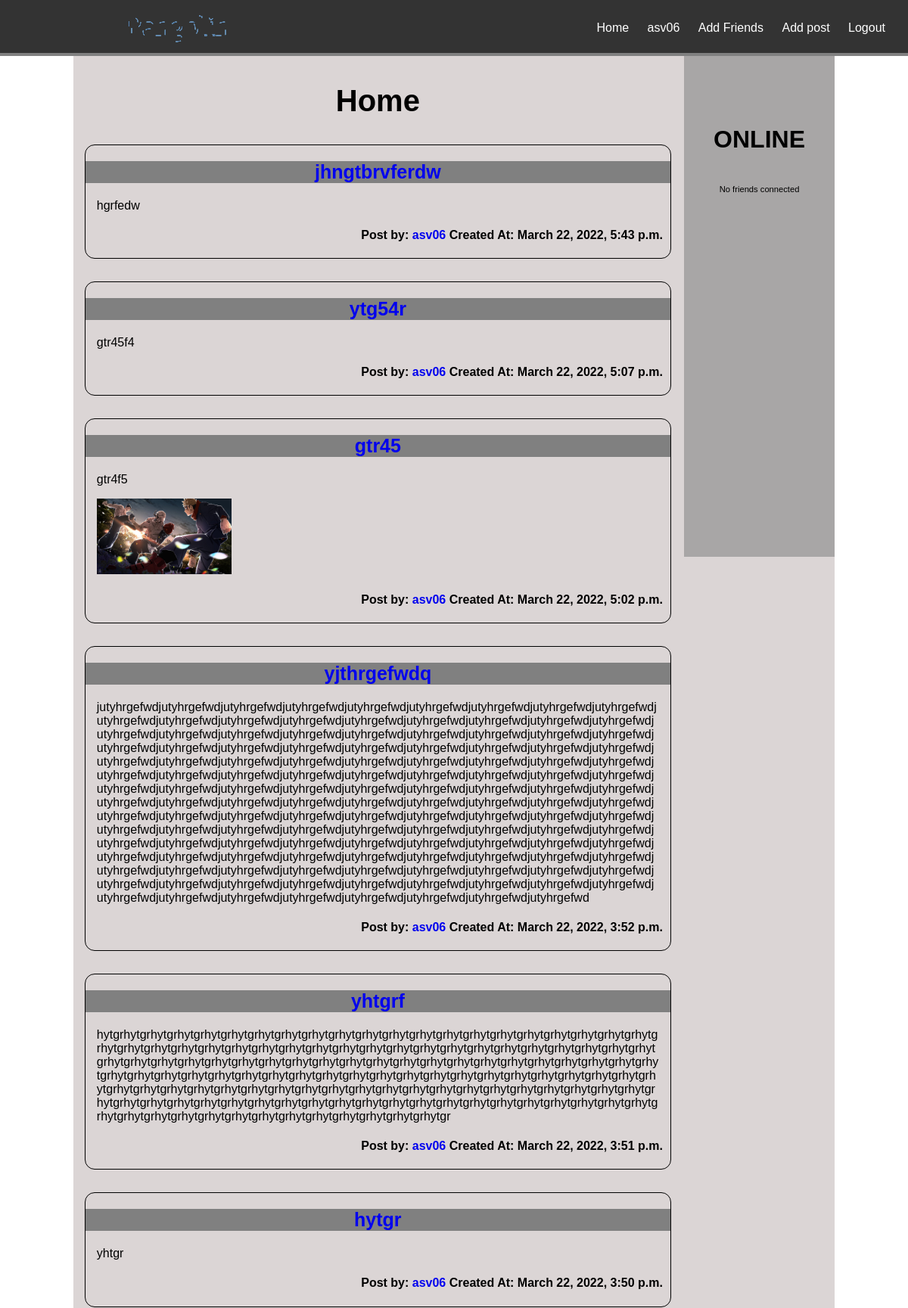
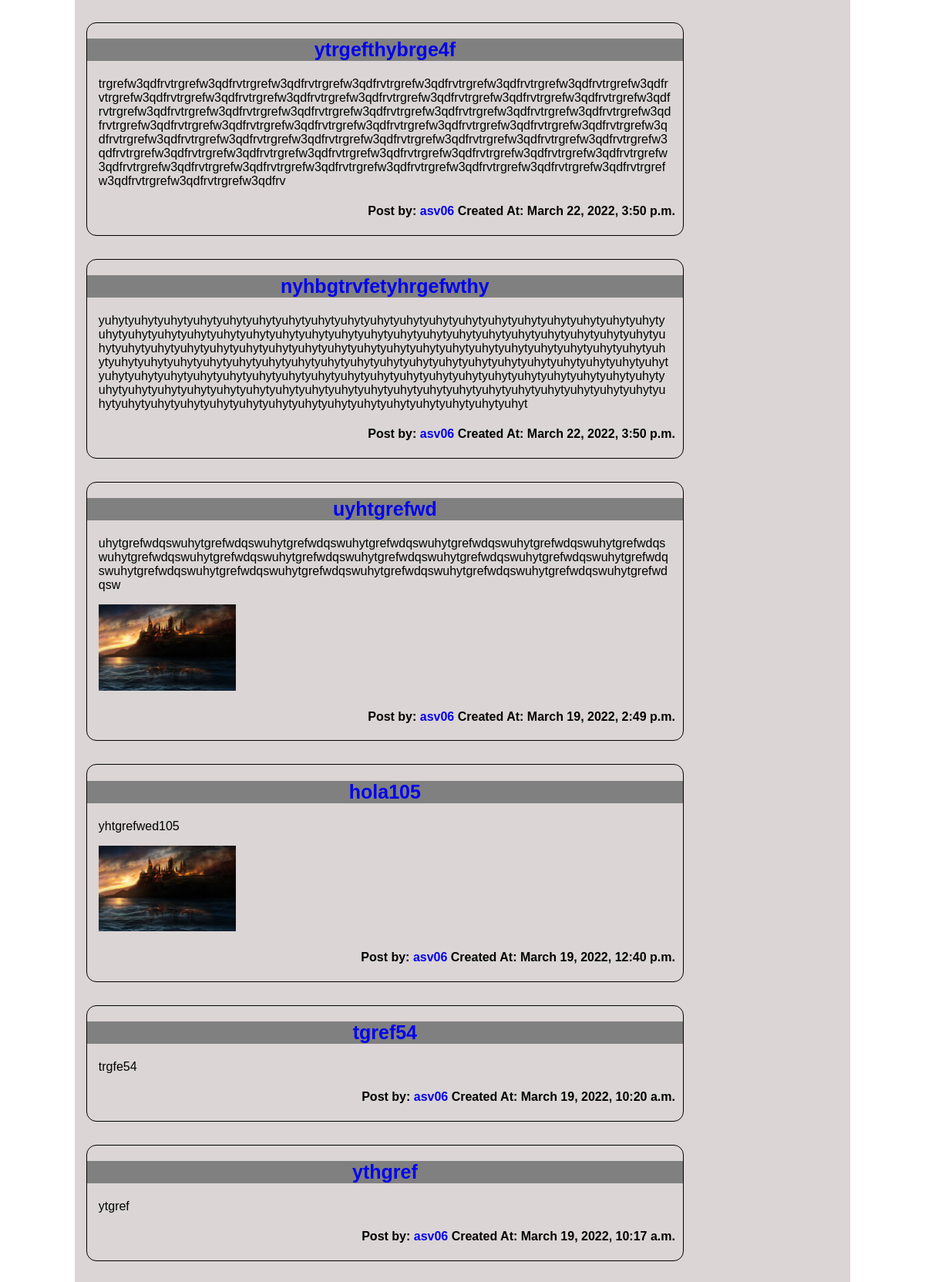
/home (signed in, upper part), run on the app's committed database (2 pictures, top to bottom).
### pangolin/models.py (models this page shows, shortened)
class Post(models.Model):
    title = models.CharField(max_length=50)
    description = models.TextField()
    created_at = models.DateTimeField('created',auto_now_add=True)
    image = models.ImageField(upload_to='userImages',blank=True, default=None)
    author = models.ForeignKey(User, on_delete=models.CASCADE, null=True)
    def get_absolute_url(self):
        return reverse('post_details', kwargs={'post_id':self.id})
    def get_absolute_url2(self):
        return reverse('profile_user', kwargs={'username':self.author})

### pangolin/views.py (the view)
# urls.py: 2. Add a URL to urlpatterns:  path('', views.home, name='home')
@login_required(login_url='/login')
def home(request):
    post_objs = Post.objects.all().order_by('-created_at')
    obj = get_object_or_404(UserPangolin, username=request.user.username)
    listaDeAmigos = obj.friends.all()
    logged_users=[user.user for user in LoggedUser.objects.all()]
    listaDePosts = []
    for post in post_objs:
        x = get_object_or_404(UserPangolin, username=post.author.username)
        if x in listaDeAmigos or x == obj:
            listaDePosts.append(post)
    print(logged_users)
    print(listaDeAmigos)
    listaDeAmigosConectados = []
    for user in logged_users:
        userPan = get_object_or_404(UserPangolin, username=user.username)
        if userPan in listaDeAmigos and user != obj:
            listaDeAmigosConectados.append(userPan)
    print("LISTA DE AMIGOS CONECTADOS", listaDeAmigosConectados)
    context = {
        'posts' : listaDePosts,
        'user' : obj,
        'friends_conected':listaDeAmigosConectados,
    }
    return render(request, 'home.html', context)

### pangolin/models.py (called while the page is built)
    def get_absolute_url(self):
        return reverse('profile_user', kwargs={'username':self.username})

### pangolin/templates/home.html (shortened to what this page needs)
{% load static %}
<!DOCTYPE html>
<html>
<head><title>Home</title>
    <link href='{% static "css/home.css" %}' rel="stylesheet" type="text/css">
</head>
<body>
    <header id="main-header">
        <a id="logo-header" href="{% url 'home' %}">
        </a>
        <nav>
            <ul>
                <li><a href="{% url 'home' %}">Home</a></li>
                <li><a href="{{ user.get_absolute_url }}">{{user.username}}</a></li>
                <li><a href="{% url 'add_friends' %}">Add Friends</a></li>
                <li><a href="{% url 'add_post' %}">Add post</a></li>
                <li><a href="{% url 'logout' %}">Logout</a></li>
            </ul>
        </nav>
    </header>
    <div id="container">
        <section id="content">
            <h1 class="title"> Home </h1>
            {% for post in posts %}
                <article class="article">
                    <p>
                        <a href="{{ post.get_absolute_url }}">
                            <h2 class="articlePostTitle">{{post.title}}</h2>
                        </a>
                        <p>{{post.description}}</p>
                        {% if post.image.url != None %}
                            <p class="imagePost" ><img src="{{ post.image.url }}"></p>
                        {% endif %}
                        <h4>Post by: <a href="{{ post.get_absolute_url2 }}">{{post.author}} </a>Created At: {{post.created_at}}</h4>
                    </p>
                </article>
            {% endfor %}
        </section>
        <aside>
            <article class="asideArticle">
                <h1>ONLINE</h1>
                <div>
                    {% if friends_conected %}
                        {% for user in friends_conected %}
                            <p>
                                <h2><a href="{{ user.get_absolute_url }}">{{user.username}}</a></h2>
                                <h2>{{user.get_full_name}}</h2>
                                <p id="lastp"></p>
                            </p>
                        {% endfor %}
                    {% else %}
                        <p>No friends connected</p>
                    {% endif %}
                </div>
            </article>
        </aside>
    </div>
</body>
</html>

### pangolin/static/css/home.css (style rules this page uses)
#main-header { background: #333; color: white; height: 70px; width: 100%; left: 0; top: 0; position: fixed; border-bottom: gray solid 4px; }
#main-header a { color: white; }
#logo-header { float: left; padding: 9px 0 0 20px; text-decoration: none; margin-left: 65px; }
nav { float: right; }
nav ul { margin: 0; padding: 0; list-style: none; padding-right: 20px; }
nav ul li { display: inline-block; line-height: 15px; margin-top: 25px; }
nav ul li a { display: block; padding: 4px 10px; text-decoration: none; font-size: 1rem; }
body { font-family: Arial, Helvetica, sans-serif; }
#container { width: 85%; margin: 0px auto; background: rgb(219, 213, 213); }
.title { margin-top: 75px; padding-top: 28px; text-align: center; font-size: 2.5rem; margin-bottom: 35px; }
#content { float: left; width: 80%; background: rgb(219, 213, 213); min-height: 500px; }
aside { float: right; width: calc(20% - 22px); min-height: 668px; font-size: 0.7em; padding-left: 10px; padding-right: 10px; padding-top: 60px; background: rgb(168, 166, 166); }
.asideArticle div { overflow-x: hidden; overflow-y: auto; max-height: 600px; }
aside h1 { text-align: center; margin-bottom: 30px; font-size: 2rem; padding-top: 66px; }
.asideArticle p { text-align: center; }
.article img { width: 24%; }
.articlePostTitle { font-size: 25px; color: black; background: grey; text-align: center; }
.article a { text-decoration: none; }
.article { color: black; margin-top: 30px; margin-bottom: 15px; border: 1px solid black; border-radius: 13px; margin-left: 15px; margin-right: 15px; }
.article p { word-break:break-all; justify-content: center; width: fit-content; padding-left: 15px; padding-right: 15px; }
.article h4 { text-align: right; padding-right: 10px; }
svg { display: block; font: 15.5em 'Montserrat'; width: 50%; height: 50%; margin: 0 auto; }

### data on the page
Post: description "hgrfedw", author "asv06", created_at "March 22, 2022, 5:43 p.m."
Post: description "gtr45f4", author "asv06", created_at "March 22, 2022, 5:07 p.m."
Post: description "gtr4f5", image (picture), author "asv06", created_at "March 22, 2022, 5:02 p.m."
Post: description "jutyhrgefwdjutyhrgefwdjutyhrgefwdjutyhrgefwdjutyhrgefwdjutyhrgefwdjutyhrgefwdjutyhrgefwdjutyhrgefwdjutyhrgefwdjutyhrgefwdjutyhrgefwdjutyhrgefwdjutyhrgefwdjutyhrgefwdjutyhrgefwdjutyhrgefwdjutyhrgefwdjutyhrgefwdjutyhrgefwdjutyhrgefwdjutyhrgefwdjutyhrgefwdjutyhrgefwdjutyhrgefwdjutyhrgefwdjutyhrgefwdjutyhrgefwdjutyhrgefwdjutyhrgefwdjutyhrgefwdjutyhrgefwdjutyhrgefwdjutyhrgefwdjutyhrgefwdjutyhrgefwdjutyhrgefwdjutyhrgefwdjutyhrgefwdjutyhrgefwdjutyhrgefwdjutyhrgefwdjutyhrgefwdjutyhrgefwdjutyhrgefwdjutyhrgefwdjutyhrgefwdjutyhrgefwdjutyhrgefwdjutyhrgefwdjutyhrgefwdjutyhrgefwdjutyhrgefwdjutyhrgefwdjutyhrgefwdjutyhrgefwdjutyhrgefwdjutyhrgefwdjutyhrgefwdjutyhrgefwdjutyhrgefwdjutyhrgefwdjutyhrgefwdjutyhrg…", author "asv06", created_at "March 22, 2022, 3:52 p.m."
Post: description "hytgrhytgrhytgrhytgrhytgrhytgrhytgrhytgrhytgrhytgrhytgrhytgrhytgrhytgrhytgrhytgrhytgrhytgrhytgrhytgrhytgrhytgrhytgrhytgrhytgrhytgrhytgrhytgrhytgrhytgrhytgrhytgrhytgrhytgrhytgrhytgrhytgrhytgrhytgrhytgrhytgrhytgrhytgrhytgrhytgrhytgrhytgrhytgrhytgrhytgrhytgrhytgrhytgrhytgrhytgrhytgrhytgrhytgrhytgrhytgrhytgrhytgrhytgrhytgrhytgrhytgrhytgrhytgrhytgrhytgrhytgrhytgrhytgrhytgrhytgrhytgrhytgrhytgrhytgrhytgrhytgrhytgrhytgrhytgrhytgrhytgrhytgrhytgrhytgrhytgrhytgrhytgrhytgrhytgrhytgrhytgrhytgrhytgrhytgrhytgrhytgrhytgrhytgrhytgrhytgrhytgrhytgrhytgrhytgrhytgrhytgrhytgrhytgrhytgrhytgrhytgrhytgrhytgrhytgrhytgrhytgrhytgrhytgrhytgrhytgrhytgrhytgrhytgrhytgrhytgrhytgrhytgrhytgrhytgrhytgrhytgrhytgrhytgr", author "asv06", created_at "March 22, 2022, 3:51 p.m."
Post: description "yhtgr", author "asv06", created_at "March 22, 2022, 3:50 p.m."
Post: description "trgrefw3qdfrvtrgrefw3qdfrvtrgrefw3qdfrvtrgrefw3qdfrvtrgrefw3qdfrvtrgrefw3qdfrvtrgrefw3qdfrvtrgrefw3qdfrvtrgrefw3qdfrvtrgrefw3qdfrvtrgrefw3qdfrvtrgrefw3qdfrvtrgrefw3qdfrvtrgrefw3qdfrvtrgrefw3qdfrvtrgrefw3qdfrvtrgrefw3qdfrvtrgrefw3qdfrvtrgrefw3qdfrvtrgrefw3qdfrvtrgrefw3qdfrvtrgrefw3qdfrvtrgrefw3qdfrvtrgrefw3qdfrvtrgrefw3qdfrvtrgrefw3qdfrvtrgrefw3qdfrvtrgrefw3qdfrvtrgrefw3qdfrvtrgrefw3qdfrvtrgrefw3qdfrvtrgrefw3qdfrvtrgrefw3qdfrvtrgrefw3qdfrvtrgrefw3qdfrvtrgrefw3qdfrvtrgrefw3qdfrvtrgrefw3qdfrvtrgrefw3qdfrvtrgrefw3qdfrvtrgrefw3qdfrvtrgrefw3qdfrvtrgrefw3qdfrvtrgrefw3qdfrvtrgrefw3qdfrvtrgrefw3qdfrvtrgrefw3qdfrvtrgrefw3qdfrvtrgrefw3qdfrvtrgrefw3qdfrvtrgrefw3qdfrvtrgrefw3qdfrvtrgrefw3qdfrvtrgrefw3qdf…", author "asv06", created_at "March 22, 2022, 3:50 p.m."
Post: description "yuhytyuhytyuhytyuhytyuhytyuhytyuhytyuhytyuhytyuhytyuhytyuhytyuhytyuhytyuhytyuhytyuhytyuhytyuhytyuhytyuhytyuhytyuhytyuhytyuhytyuhytyuhytyuhytyuhytyuhytyuhytyuhytyuhytyuhytyuhytyuhytyuhytyuhytyuhytyuhytyuhytyuhytyuhytyuhytyuhytyuhytyuhytyuhytyuhytyuhytyuhytyuhytyuhytyuhytyuhytyuhytyuhytyuhytyuhytyuhytyuhytyuhytyuhytyuhytyuhytyuhytyuhytyuhytyuhytyuhytyuhytyuhytyuhytyuhytyuhytyuhytyuhytyuhytyuhytyuhytyuhytyuhytyuhytyuhytyuhytyuhytyuhytyuhytyuhytyuhytyuhytyuhytyuhytyuhytyuhytyuhytyuhytyuhytyuhytyuhytyuhytyuhytyuhytyuhytyuhytyuhytyuhytyuhytyuhytyuhytyuhytyuhytyuhytyuhytyuhytyuhytyuhytyuhytyuhytyuhytyuhytyuhytyuhytyuhytyuhytyuhytyuhytyuhytyuhytyuhyt", author "asv06", created_at "March 22, 2022, 3:50 p.m."
Post: description "uhytgrefwdqswuhytgrefwdqswuhytgrefwdqswuhytgrefwdqswuhytgrefwdqswuhytgrefwdqswuhytgrefwdqswuhytgrefwdqswuhytgrefwdqswuhytgrefwdqswuhytgrefwdqswuhytgrefwdqswuhytgrefwdqswuhytgrefwdqswuhytgrefwdqswuhytgrefwdqswuhytgrefwdqswuhytgrefwdqswuhytgrefwdqswuhytgrefwdqswuhytgrefwdqsw", image (picture), author "asv06", created_at "March 19, 2022, 2:49 p.m."
Post: description "yhtgrefwed105", image (picture), author "asv06", created_at "March 19, 2022, 12:40 p.m."
Post: description "trgfe54", author "asv06", created_at "March 19, 2022, 10:20 a.m."
Post: description "ytgref", author "asv06", created_at "March 19, 2022, 10:17 a.m."

### other printed values
{{ user.username }} "asv06"
